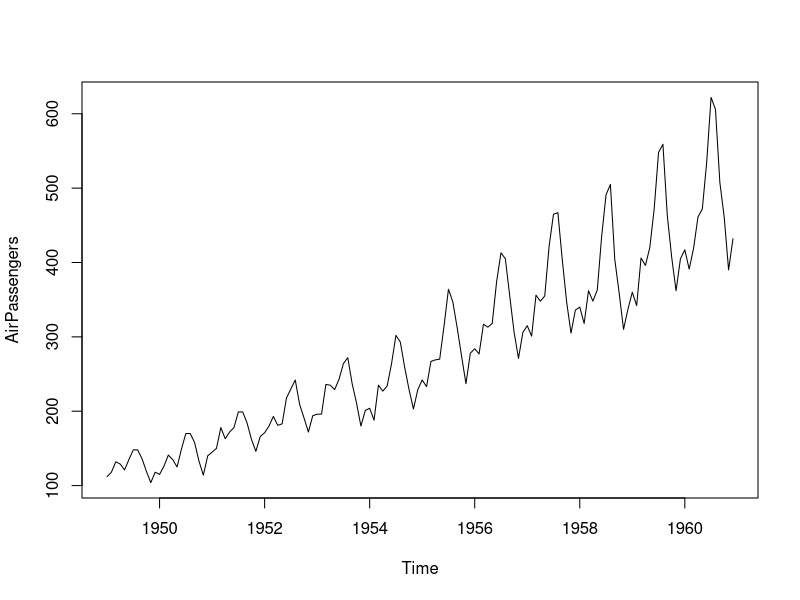
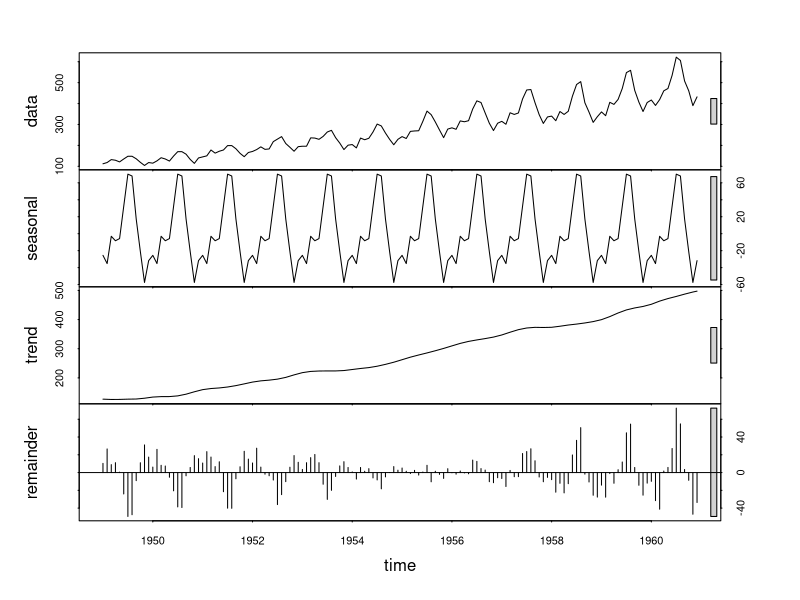
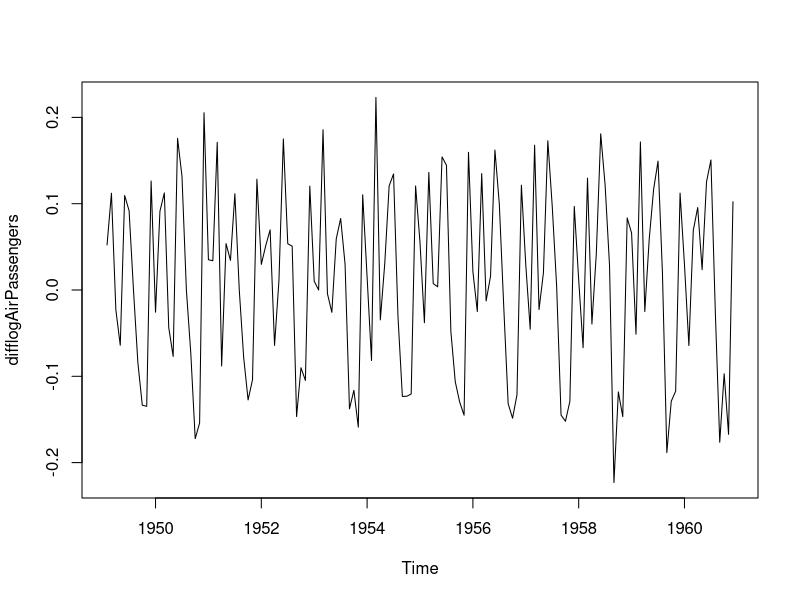
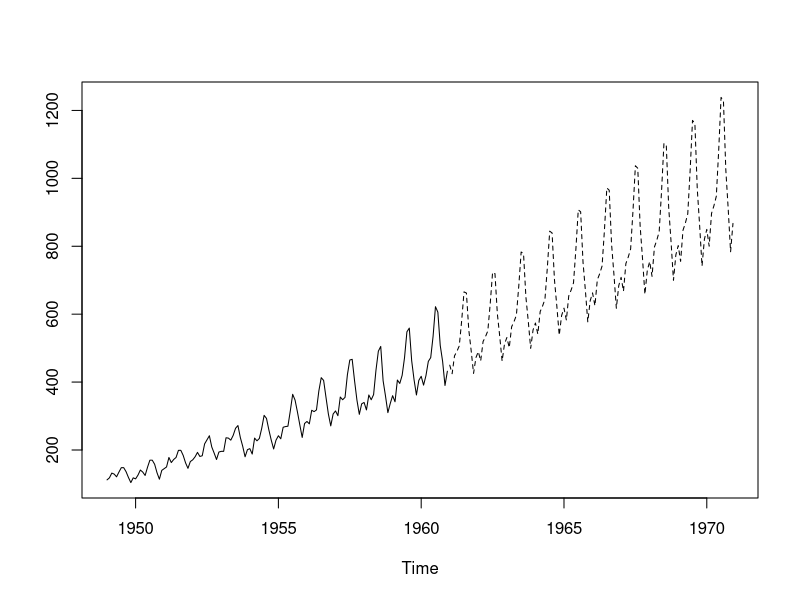

Here is the R script that generated these plots, in order:
#통계기반데이터분ㅅ
head(AirPassengers)
data(AirPassengers)
AirPassengers
plot(AirPassengers) 
str(AirPassengers)
 
??tseries

plot(stl(AirPassengers, s.window='periodic')) 
# 계절성 (seasonality), 추세 (trend), 불확실성 (random) 요소로 분해해서 그래 프를 확인할 수 있다.

install.packages("tseries")
library(tseries)
difflogAirPassengers <- diff(log(AirPassengers))
plot(difflogAirPassengers)
#AirPassengers 시계열 데이터에 diff 및 log함수를 적용한 데이터 플롯

adf.test(difflogAirPassengers, alternative="stationary", k=0)

install.packages("forecast")
library(forecast)
auto.arima(difflogAirPassengers)

fitted <- arima(log(AirPassengers), c(1, 0, 1), seasonal = list(order = c(0, 1, 1), period = 12))
fitted
predicted <- predict(fitted, n.ahead = 120)
ts.plot(AirPassengers, exp(predicted$pred), lty = c(1,2))
# predicted$pred 항목에 log(AirPassengers)의 예측치 값이 저장 
# AirPassengers 데이터를 바탕으로 생성한 ARIMA 모델 기반 10년 예측 데이터 플롯


##############################################################
